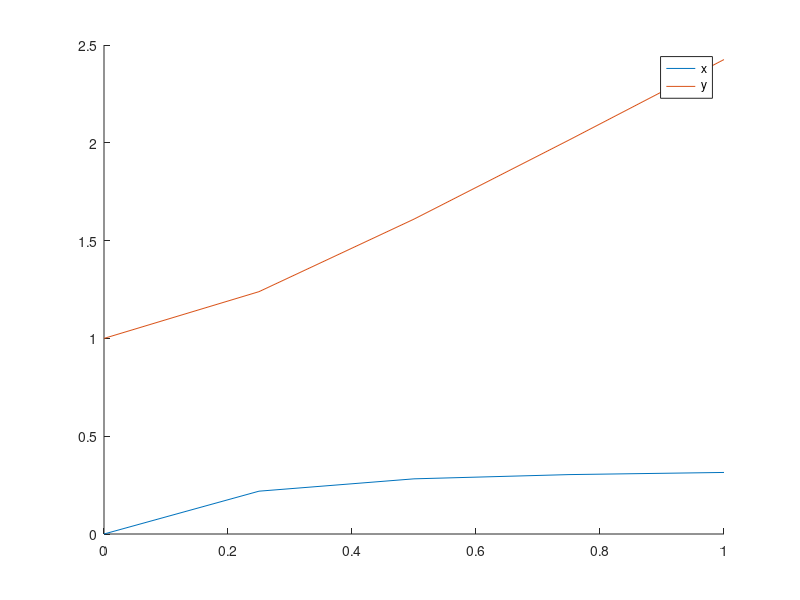

MATLAB code for this plot:
clear all
tmax = 1;
step = 0.25;
tsol = 0:step:1;
ysol = zeros(1, length(tsol));
xsol = zeros(1, length(tsol));
ysol(1) = 1;
xsol(1) = 0;
Aconst = 2;
Bconst = 6;
fxyt = @(tsol, xsol, ysol) Aconst - (Bconst * xsol) + xsol^2 * ysol - xsol;
gxyt = @(tsol, xsol, ysol) Bconst * xsol - xsol^2 * ysol;
for i = 1:(length(tsol)-1)
    k0 = fxyt(tsol(i), xsol(i), ysol(i));
    l0 = gxyt(tsol(i), xsol(i), ysol(i));
    k1 = fxyt(tsol(i)+0.5*step,xsol(i)+0.5*step*k0,ysol(i)+0.5*step*l0);
    l1 = gxyt(tsol(i)+0.5*step,xsol(i)+0.5*step*k0,ysol(i)+0.5*step*l0);
    k2 = fxyt((tsol(i)+0.5*step),(xsol(i)+0.5*step*k1),(ysol(i)+0.5*step*l1));
    l2 = gxyt((tsol(i)+0.5*step),(xsol(i)+0.5*step*k1),(ysol(i)+0.5*step*l1));
    k3 = fxyt((tsol(i)+step),(xsol(i)+k2*step),(ysol(i)+l2*step));
    l3 = gxyt((tsol(i)+step),(xsol(i)+k2*step),(ysol(i)+l2*step));
    xsol(i+1) = xsol(i) + (1/6)*step*(k0 + 2*k1 + 2*k2 + k3);
    ysol(i+1) = ysol(i) + (1/6)*step*(l0 + 2*l1 + 2*l2 + l3);
end
hold on
plot(tsol, xsol,'DisplayName', 'x');
plot(tsol, ysol, 'DisplayName', 'y');
legend('show')